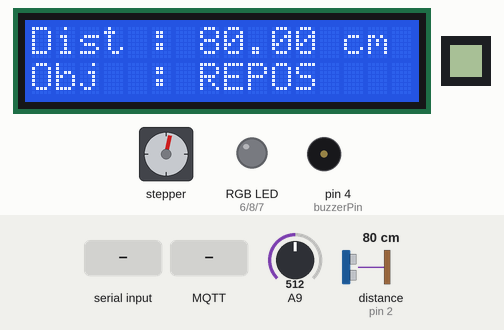
A sketch run on a simulated Arduino Mega 2560, built with avr-gcc and run on an emulated ATmega2560. Parts: 16×2 character LCD, 8×8 one-colour display, stepper motor, an RGB LED mixed from three pins (HIGH = lit), buzzer (waves = sounding). Dashed ring = blinking. The inputs (shaded band) are chosen by the test bench; at power-on: distance to the obstacle (sensor on pin 2) 80 cm, A9 = 512. The echo pulse lasts 58.3 µs per cm; dim RGB values are drawn brighter than linear; WiFi joins after 1.5 s; servers stay silent unless stated; no MQTT or app messages arrive unless stated; stepper angles assume 2038 steps per turn; what the sketch prints to the serial monitor is not drawn.

Above: at 4.8 s.
4.9 s: distance to the obstacle (sensor on pin 2) set to 63 cm
At 6.21 s:
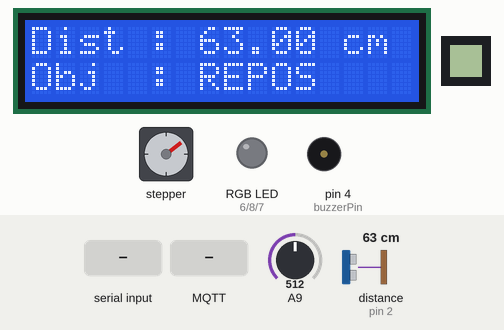
6.9 s: distance to the obstacle (sensor on pin 2) set to 57 cm
At 8.87 s:
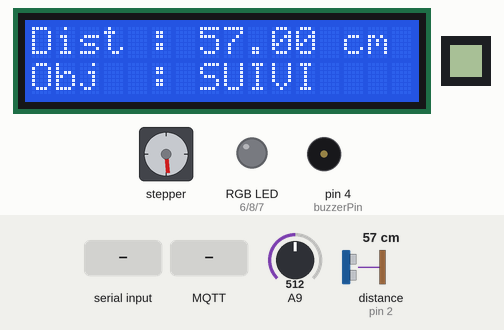
8.9 s: "cfg;1\n" received over Serial
At 9.21 s:
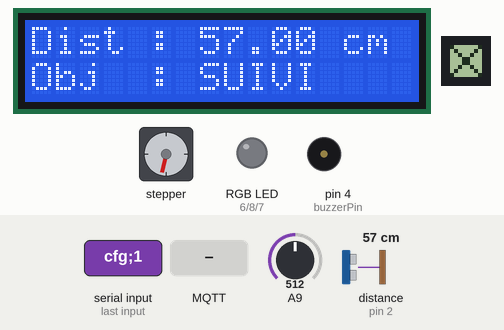
10.7 s: distance to the obstacle (sensor on pin 2) set to 2 cm
At 12.26 s:
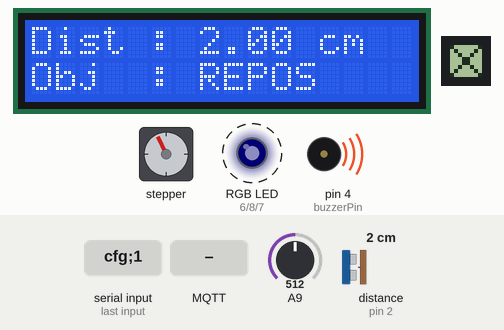
12.7 s: MQTT message "etd/20/motor" arrives on the first subscribed topic
Timing chart, 0 to 18.0 s (numbered marks = the images above; inputs shaded):
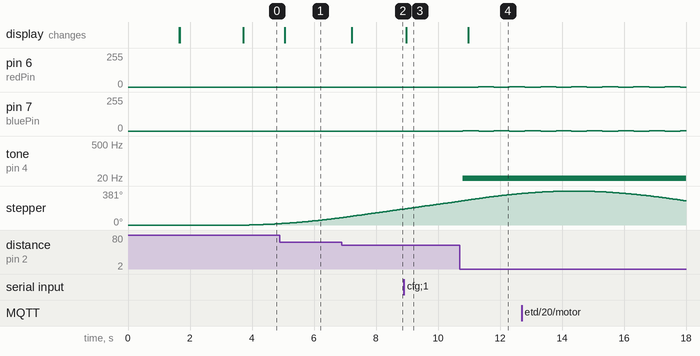

The sketch:

laboFinal.ino
```cpp
#include <HCSR04.h>
#include <LCD_I2C.h>
#include <U8g2lib.h>
#include <AccelStepper.h>
#include <PubSubClient.h>
#include <WiFiEspAT.h>
#include <DHT.h>
#include "Alarm.h"
#include "ViseurAutomatique.h"

#define MOTOR_INTERFACE_TYPE 4

#define IN_1 31
#define IN_2 33
#define IN_3 35
#define IN_4 37


#define CLK_PIN 30
#define DIN_PIN 34
#define CS_PIN 32  // Chip Select

U8G2_MAX7219_8X8_F_4W_SW_SPI u8g2(
  U8G2_R0,             // rotation
  /* clock=*/CLK_PIN,  // pin Arduino reliée à CLK (horloge)
  /* data=*/DIN_PIN,   // pin Arduino reliée à DIN (données)
  /* cs=*/CS_PIN,      // pin Arduino reliée à CS (chip select)
  /* dc=*/U8X8_PIN_NONE,
  /* reset=*/U8X8_PIN_NONE);

#define TRIGGER_PIN 3
#define ECHO_PIN 2

#define lum "A0"
int lumiere;

int buzzerPin = 4;
int frequence = 1;

int redPin = 6;
int bluePin = 7;
int greenPin = 8;

LCD_I2C lcd(0x27, 16, 2);

HCSR04 hc(TRIGGER_PIN, ECHO_PIN);

float distance;

Alarm alarm(redPin, greenPin, bluePin, buzzerPin, distance);
ViseurAutomatique viseur(IN_1, IN_2, IN_3, IN_4, distance);

int minStepper;
int maxStepper;

unsigned long currentTime = 0;

unsigned long tempsAffichageSymbole = 0;
bool symboleActif = false;


#define HAS_SECRETS 1

#if HAS_SECRETS
#include "arduino_secrets.h"
/////// SVP par soucis de sécurité, mettez vos informations dans le fichier arduino_secrets.h

// Nom et mot de passe du réseau wifi
const char ssid[] = SECRET_SSID;
const char pass[] = SECRET_PASS;

#else
const char ssid[] = "TechniquesInformatique-Etudiant";  // your network SSID (name)
const char pass[] = "shawi123";                         // your network password (use for WPA, or use as key for WEP)

#endif

#if HAS_SECRETS
#define DEVICE_NAME "2168637"
#else
#define DEVICE_NAME "2168637"
#endif

#define MQTT_PORT 1883
#define MQTT_USER "etdshawi"
#define MQTT_PASS "shawi123"

#define AT_BAUD_RATE 115200

// Serveur MQTT du prof
const char* mqttServer = "216.128.180.194";

WiFiClient wifiClient;
PubSubClient client(wifiClient);

unsigned long lastWifiAttempt = 0;
const unsigned long wifiRetryInterval = 10000;

void wifiInit() {
  while (!Serial)
    ;

  Serial1.begin(AT_BAUD_RATE);
  WiFi.init(Serial1);

  if (WiFi.status() == WL_NO_MODULE) {
    Serial.println();
    Serial.println("Communication with WiFi module failed!");
    // don't continue
    while (true)
      ;
  }

  WiFi.disconnect();  // to clear the way. not persistent

  WiFi.setPersistent();  // set the following WiFi connection as persistent

  WiFi.endAP();  // to disable default automatic start of persistent AP at startup

  //  uncomment this lines for persistent static IP. set addresses valid for your network
  //  IPAddress ip(192, 168, 1, 9);
  //  IPAddress gw(192, 168, 1, 1);
  //  IPAddress nm(255, 255, 255, 0);
  //  WiFi.config(ip, gw, gw, nm);

  Serial.println();
  Serial.print("Attempting to connect to SSID: ");
  Serial.println(ssid);

  //  use following lines if you want to connect with bssid
  //  const byte bssid[] = {0x8A, 0x2F, 0xC3, 0xE9, 0x25, 0xC0};
  //  int status = WiFi.begin(ssid, pass, bssid);

  int status = WiFi.begin(ssid, pass);

  if (status == WL_CONNECTED) {
    Serial.println();
    Serial.println("Connected to WiFi network.");
    printWifiStatus();
  } else {
    WiFi.disconnect();  // remove the WiFi connection
    Serial.println();
    Serial.println("Connection to WiFi network failed.");
  }
}
void printWifiStatus() {

  // print the SSID of the network you're attached to:
  char ssid[33];
  WiFi.SSID(ssid);
  Serial.print("SSID: ");
  Serial.println(ssid);

  // print the BSSID of the network you're attached to:
  uint8_t bssid[6];
  WiFi.BSSID(bssid);
  Serial.print("BSSID: ");
  printMacAddress(bssid);

  uint8_t mac[6];
  WiFi.macAddress(mac);
  Serial.print("MAC: ");
  printMacAddress(mac);

  // print your board's IP address:
  IPAddress ip = WiFi.localIP();
  Serial.print("IP Address: ");
  Serial.println(ip);

  // print the received signal strength:
  long rssi = WiFi.RSSI();
  Serial.print("signal strength (RSSI):");
  Serial.print(rssi);
  Serial.println(" dBm");
}
void printMacAddress(byte mac[]) {
  for (int i = 5; i >= 0; i--) {
    if (mac[i] < 16) {
      Serial.print("0");
    }
    Serial.print(mac[i], HEX);
    if (i > 0) {
      Serial.print(":");
    }
  }
  Serial.println();
}

void toggleMoteurOff() {
  viseur.desactiver();
}
void toggleMoteurOn() {
  viseur.activer();
}

// Gestion des messages reçues de la part du serveur MQTT
void mqttEvent(char* topic, byte* payload, unsigned int length) {
  Serial.print("Message recu [");
  Serial.print(topic);
  Serial.print("] ");

  String message = "";
  for (int i = 0; i < length; i++) {
    message += (char)payload[i];
  }

  Serial.println(message);

  if (strcmp(topic, "etd/20/motor") == 0) {
    if (message.indexOf("\"motor\":1") != -1) {
      toggleMoteurOn();
      Serial.println("Moteur ON");
    } else if (message.indexOf("\"motor\":0") != -1) {
      toggleMoteurOff();
      Serial.println("Moteur OFF");
    } else {
      Serial.println("Message inconnu pour le moteur");
    }
  }
    if (strcmp(topic, "etd/20/color") == 0) {
    String colorHex = message;

    Serial.print("Couleur reçue : ");
    Serial.println(colorHex);
  }
}


void periodicTask() {
  static unsigned long lastTime = 0;
  const unsigned int rate = 2500;  // toutes les 2.5 secondes

  if (currentTime - lastTime < rate) return;
  lastTime = currentTime;

  unsigned long uptime = millis() / 1000;
  int dist = static_cast<int>(distance);
  int angle = viseur.getAngle();
  lumiere = map(analogRead(lum), 0, 1023, 0, 100);

  const int MAX_CHAR = 300;
  char message[MAX_CHAR];

  // Ajout des clés "name" et "number"
  sprintf(message,
          "{\"name\":\"marc\", \"number\":7, \"uptime\":%lu, \"dist\":%d, \"angle\":%d, \"lum\":%d}",
          uptime, dist, angle, lumiere);

  Serial.print("Envoi MQTT : ");
  Serial.println(message);

  if (!client.publish("etd/20/data", message)) {
    reconnect();
    Serial.println("Échec d'envoi !");
  } else {
    Serial.println("Message envoyé");
  }
}
void periodicTaskLCD() {
  static unsigned long lastTime = 0;
  const unsigned int rate = 1100;
  if (currentTime - lastTime < rate) return;
  lastTime = currentTime;

  char distStr[10];
  dtostrf(distance, 1, 0, distStr);


  char line1[20];
  char line2[20];
  snprintf(line1, sizeof(line1), "Dist : %s cm", distStr);
  snprintf(line2, sizeof(line2), "Obj  : %s", viseur.getEtatTexte());

  char message[200];
  snprintf(message, sizeof(message),
           "{\"line1\": \"%s\", \"line2\": \"%s\"}", line1, line2);

  Serial.print("Envoi LCD MQTT : ");
  Serial.println(message);

  if (!client.publish("etd/20/data", message)) {
    reconnect();
    Serial.println("Échec d'envoi LCD !");
  } else {
    Serial.println("Message LCD envoyé.");
  }
}
bool reconnect() {
  bool result = client.connect(DEVICE_NAME, MQTT_USER, MQTT_PASS);
  if (!result) {
    Serial.println("Incapable de se connecter sur le serveur MQTT");
  }
  return result;
}
void ecranSetup() {
  u8g2.begin();
  u8g2.setContrast(5);
  u8g2.setFont(u8g2_font_4x6_tr);
  u8g2.clearBuffer();
  u8g2.sendBuffer();
}
void lcdstart() {
  lcd.print("2168637");
  lcd.setCursor(0, 1);
  lcd.print("laboFinal");
  delay(2000);
}
void setup() {
  Serial.begin(115200);
  lcd.begin();
  lcd.backlight();

  minStepper = viseur.getMinStep();
  maxStepper = viseur.getMaxStep();
  alarm.setDistance(15);
  alarm.setColourA(1, 0, 0);
  alarm.setColourB(0, 0, 1);
  viseur.setAngleMin(10);
  viseur.setAngleMax(170);
  alarm.turnOn();
  viseur.activer();

  wifiInit();

  client.setServer(mqttServer, MQTT_PORT);
  client.setCallback(mqttEvent);

  if (!client.connect(DEVICE_NAME, MQTT_USER, MQTT_PASS)) {
    Serial.println("Incapable de se connecter sur le serveur MQTT");
    Serial.print("client.state : ");
    Serial.println(client.state());
  } else {
    Serial.println("Connecté sur le serveur MQTT");
  }
  client.subscribe("etd/20/motor", 0);
  client.subscribe("etd/20/color", 0);


  ecranSetup();
  lcdstart();
}
void loop() {
  currentTime = millis();
  chercherDistance();
  ecranLCD(currentTime);
  alarm.update();
  viseur.update();

  if (!client.connected()) {
    reconnect();
  }
  client.loop();

  if (WiFi.status() != WL_CONNECTED) {
    if (currentTime - lastWifiAttempt >= wifiRetryInterval) {
      Serial.println("WiFi perdu. Tentative de reconnexion...");
      WiFi.begin(ssid, pass);
      lastWifiAttempt = currentTime;
    }
  }
  periodicTask();
  periodicTaskLCD();


  commande();
}
void ecranLCD(unsigned long time) {
  static unsigned long lastTime = 0;
  int rate = 100;

  if (time - lastTime >= rate) {
    lcd.setCursor(0, 0);
    lcd.print("Dist : ");
    lcd.print(distance);
    lcd.print(" cm  ");
    lcd.setCursor(0, 1);
    lcd.print("Obj  : ");
    lcd.print(viseur.getEtatTexte());

    lastTime = time;
  }
}
void chercherDistance() {
  static unsigned long previousMillis = 0;
  unsigned long currentMillis = millis();
  int interval = 100;

  if (currentMillis - previousMillis >= interval) {
    previousMillis = currentMillis;
    distance = hc.dist();
  }
}
void verifierSymbole() {
  if (symboleActif && millis() - tempsAffichageSymbole >= 3000) {
    u8g2.clearBuffer();
    u8g2.sendBuffer();
    symboleActif = false;
  }
}
void dessinInterdit() {

  u8g2.clearBuffer();
  u8g2.drawCircle(3, 4, 3);
  u8g2.drawLine(0, 0, 8, 8);
  u8g2.sendBuffer();
  symboleActif = true;
  tempsAffichageSymbole = millis();
}
void dessinX() {
  u8g2.clearBuffer();
  u8g2.drawLine(7, 0, 0, 7);
  u8g2.drawLine(0, 0, 8, 8);
  u8g2.sendBuffer();
  symboleActif = true;
  tempsAffichageSymbole = millis();
}
void dessinWeGood() {
  u8g2.clearBuffer();
  u8g2.drawLine(4, 4, 2, 6);
  u8g2.drawLine(1, 1, 4, 4);
  u8g2.sendBuffer();
  symboleActif = true;
  tempsAffichageSymbole = millis();
}
void analyserCommande(const String& tampon, String& commande, String& arg1, String& arg2) {
  commande = "";
  arg1 = "";
  arg2 = "";

  int firstSep = tampon.indexOf(';');
  int secondSep = tampon.indexOf(';', firstSep + 1);

  if (firstSep == -1) {
    // Pas de point-virgule, c'est peut-être "stop" ou autre commande sans paramètre
    commande = tampon;
    return;
  }

  // Extraire la commande
  commande = tampon.substring(0, firstSep);

  // Extraire arg1
  if (secondSep != -1) {
    arg1 = tampon.substring(firstSep + 1, secondSep);

    arg2 = tampon.substring(secondSep + 1);
  } else {
    // Il y a une seule valeur après la commande
    arg1 = tampon.substring(firstSep + 1);
  }
}
void commande() {
  if (!Serial.available()) {
    return;
  }
  String tampon = Serial.readStringUntil('\n');

  String commande;
  String arg1, arg2;
  analyserCommande(tampon, commande, arg1, arg2);

  bool commandeValide = false;

  if (commande == "g_dist") {
    Serial.println(distance);
    dessinWeGood();
    commandeValide = true;
  } else if (commande == "cfg" && arg1 == "alm") {
    alarm.setDistance(arg2.toInt());
    dessinWeGood();
    commandeValide = true;
  } else if (commande == "cfg" && arg1 == "lim_inf") {
    if (arg2.toInt() > viseur.getDistanceMaxSuivi()) {
      Serial.println("erreur 🚫");
      dessinInterdit();
    } else {
      viseur.setDistanceMinSuivi(arg2.toInt());
      dessinWeGood();
    }
    commandeValide = true;
  } else if (commande == "cfg" && arg1 == "lim_sup") {
    if (arg2.toInt() < viseur.getDistanceMinSuivi()) {
      Serial.println("erreur 🚫");
      dessinInterdit();
    } else {
      viseur.setDistanceMaxSuivi(arg2.toInt());
      dessinWeGood();
    }
    commandeValide = true;
  }

  if (!commandeValide && tampon != "") {
    dessinX();
  }
}
```

Alarm.cpp
```cpp
#include <Arduino.h>

#include "Alarm.h"

Alarm::Alarm(int rPin, int gPin, int bPin, int buzzerPin, float& distance)

  : _rPin(rPin), _gPin(gPin), _bPin(bPin), _buzzerPin(buzzerPin), _distance(distance) {


  pinMode(_rPin, OUTPUT);
  pinMode(_gPin, OUTPUT);
  pinMode(_bPin, OUTPUT);
  pinMode(_buzzerPin, OUTPUT);
}

void Alarm::update() {
  _currentTime = millis();

  switch (_state) {
    case OFF:
      _offState();
      break;
    case WATCHING:
      _watchState();
      break;
    case ON:
      _onState();
      break;
    case TESTING:
      _testingState();
      break;
  }
}

void Alarm::setColourA(int r, int g, int b) {

  _colA[0] = r;
  _colA[1] = g;
  _colA[2] = b;
}

void Alarm::setColourB(int r, int g, int b) {

  _colB[0] = r;
  _colB[1] = g;
  _colB[2] = b;
}

void Alarm::setDistance(float d) {

  _distanceTrigger = d;
}

float Alarm::getDistance() {

  return _distanceTrigger;
}

void Alarm::setTimeout(unsigned long ms) {

  _timeoutDelay = ms;
}

void Alarm::turnOff() {

  _turnOff();
}

void Alarm::turnOn() {

  _state = WATCHING;
}

void Alarm::test() {

  _state = TESTING;
}

AlarmState Alarm::getState() const {

  return _state;
}

void Alarm::_setRGB(int r, int g, int b) {

  analogWrite(_rPin, r);
  analogWrite(_gPin, g);
  analogWrite(_bPin, b);
}

void Alarm::_turnOff() {

  noTone(_buzzerPin);
  _setRGB(0, 0, 0);
  _state = OFF;
}

void Alarm::_offState() {

  if (_turnOnFlag) {
    turnOn();
  } else {
    _turnOff();
  }
}

void Alarm::_watchState() {

  if (_distance < _distanceTrigger) {
    _state = ON;
  }


  noTone(_buzzerPin);
  _setRGB(0, 0, 0);
}


void Alarm::_onState() {
  bool transition = _distance >= _distanceTrigger;


  if (transition) {
    if (_currentTime - _lastDetectedTime >= _timeoutDelay) {
      _state = WATCHING;
    }
  } else {
    _lastDetectedTime = _currentTime;
  }


  if (_currentTime - _lastUpdate >= _variationRate) {
    _lastUpdate = _currentTime;
    _currentColor = !_currentColor;
  }
  if (_currentColor) {
    _setRGB(_colB[0], _colB[1], _colB[2]);
  } else {
    _setRGB(_colA[0], _colA[1], _colA[2]);
  }
  tone(_buzzerPin, 1);
}


void Alarm::_testingState() {


  if (_currentTime - _testStartTime >= _timeoutDelay) {
    _testStartTime = _currentTime;
    _turnOff();
  }

  if (_currentTime - _lastUpdate >= _variationRate) {
    _lastUpdate = _currentTime;
    _currentColor = !_currentColor;
  }
  if (_currentColor) {
    _setRGB(_colB[0], _colB[1], _colB[2]);
  } else {
    _setRGB(_colA[0], _colA[1], _colA[2]);
  }
}
```

Alarm.h
```cpp
enum AlarmState {

  OFF,

  WATCHING,

  ON,

  TESTING

};


class Alarm {

public:

  // Constructeur

  // rPin, gPin, bPin : broches pour la DEL RGB

  // buzzerPin : broche du buzzer

  // distancePtr : pointeur vers la variable de distance partagée

  Alarm(int rPin, int gPin, int bPin, int buzzerPin, float& distancePtr);

  // Méthode à appeler continuellement dans loop()

  void update();


  // Régle les deux couleurs du gyrophare

  void setColourA(int r, int g, int b);


  void setColourB(int r, int g, int b);


  // Régle la fréquence de variation du gyrophare (en ms)

  void setVariationTiming(unsigned long ms);


  // Régle la distance de déclenchement (en cm)

  void setDistance(float d);

  float getDistance();


  // Régle le délai avant l'extinction après éloignement (en ms)

  void setTimeout(unsigned long ms);


  // Éteint/Allume l'alarme manuellement

  void turnOff();


  void turnOn();


  // Déclenche un test de 3 secondes

  void test();


  // Retourne l'état courant de l'alarme

  AlarmState getState() const;


private:

  // --- Broches matérielles ---

  int _rPin, _gPin, _bPin, _buzzerPin;


  // --- Couleurs du gyrophare ---

  int _colA[3];  // Couleur A

  int _colB[3];  // Couleur B

  bool _currentColor = false;  // false = couleur A, true = couleur B


  // --- Détection ---

  float& _distance;  // Pointeur vers la distance externe

  float _distanceTrigger = 10.0;  // Distance minimale pour déclenchement


  // --- Temporisation ---

  unsigned long _variationRate = 500;  // Intervalle entre deux couleurs

  unsigned long _timeoutDelay = 3000;  // Délai avant arrêt

  unsigned long _lastUpdate = 0;  // Pour le gyrophare

  unsigned long _lastDetectedTime = 0;  // Dernière fois qu'on a vu l'objet

  unsigned long _testStartTime = 0;  // Pour TESTING

  unsigned long _currentTime = 0;
  // --- État interne ---

  AlarmState _state = OFF;


  // --- Indicateurs de transition ---

  bool _turnOnFlag = false;  // Pour transition vers ON

  bool _turnOffFlag = false;  // Pour transition vers OFF


  // --- Méthodes internes ---

  void _setRGB(int r, int g, int b);

  void _turnOff();  // Éteint DEL et buzzer


  // Gestion des états

  void _offState();

  void _watchState();

  void _onState();

  void _testingState();
};
```

ViseurAutomatique.h
```cpp
#pragma once


#include <AccelStepper.h>


enum EtatViseur {

INACTIF,

SUIVI,

REPOS

};


class ViseurAutomatique {

public:

// Constructeur

// p1 à p4 : broches IN1 à IN4 du ULN2003

// distanceRef : référence à la distance détectée

ViseurAutomatique(int p1, int p2, int p3, int p4, float& distanceRef);
  // _stepper(MOTOR_INTERFACE_TYPE, p1, p3, p2, p4);


// Doit être appelée continuellement dans loop()

void update();


// Régle l’angle minimal (position la plus à gauche)

void setAngleMin(float angle);


// Régle l’angle maximal (position la plus à droite)

void setAngleMax(float angle);


// Régle le nombre de pas par tour du moteur
void setPasParTour(int steps);


// Définit la distance minimale à partir de laquelle le viseur commence à suivre
void setDistanceMinSuivi(float distanceMin);


// Définit la distance maximale jusqu'où le viseur peut suivre
void setDistanceMaxSuivi(float distanceMax);

// Retourne l’angle actuel du viseur
float getAngle() const;

float getDistanceMinSuivi();

float getDistanceMaxSuivi();

// Active le viseur en le mettant en état repos
void activer();

float getMinStep();

float getMaxStep();

// Désactive le viseur en le mettant en état inactif

void desactiver();

// Retourne l’état actuel du viseur sous forme de texte

const char* getEtatTexte() const;

private:

AccelStepper _stepper;

unsigned long _currentTime = 0;

float& _distance;


float _angleMin = 0.0;

float _angleMax = 180.0;

int _stepsPerRev = 2038;


float _distanceMinSuivi = 30.0;

float _distanceMaxSuivi = 60.0;


EtatViseur _etat = INACTIF;


// États

void _inactifState(unsigned long cT);

void _suiviState(unsigned long cT);

void _reposState(unsigned long cT);


long _angleEnSteps(float angle) const;

float _mapFloat(float x, float in_min, float in_max, float out_min, float out_max);

};
```

arduino_secrets.h
```cpp
#include <Arduino.h>

#define SECRET_SSID  "BELL232";
#define SECRET_PASS  "593555A7431C";
```

Source omitted: ViseurAutomatique.cpp (3563 bytes)

Measured:
- the behaviour switches between 61 and 60 cm on distance to the obstacle (sensor on pin 2) (found by bisection; images 1 and 2)
- after the input at 4.9 s, the display: changes after 0.15 s (image 1)
- after the input at 6.9 s, the display: changes after 0.31 s (image 2)
- after the input at 8.9 s, the display: changes after 0.08 s (image 3)
- after the input at 10.7 s, pin 6 (redPin): 0/255 → 1/255 after 0.61 s, → 0/255 0.50 s later, → 1/255 0.50 s later; pin 7 (bluePin): alternates 1/255 for 0.50 s and 0/255 for 0.50 s, starting after 0.11 s; tone on pin 4 (buzzerPin): silent → 1 Hz after 0.11 s; the display: changes after 0.27 s (image 4)
